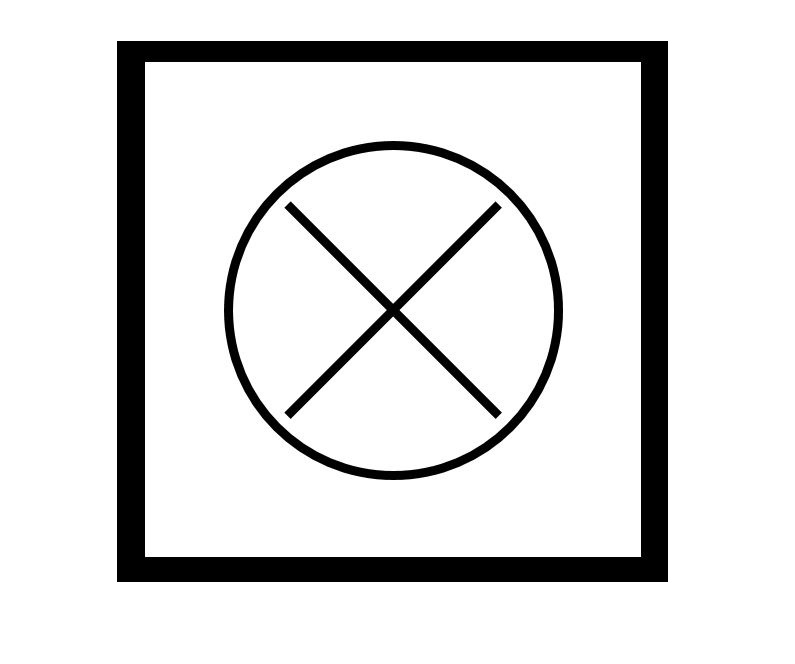
//> input picture temp.JPG, 795 x 664 px
$ ./cross_detection_logical_algorithm temp.JPG   (built with g++ and OpenCV 4)
//> lines starting //> are read from the running program, lines starting //| are printed output that depends on the picture; after the words box and inside, x2 and y2 are one past the last pixel; in counts of white or black regions, pixels touching at a corner belong together; pictures that were not available may be replaced by others from this repository, and a replacement may not be noted
//ALGORITHM:
//0-- Load template
//1-- Find keypoints on template
//2-- Load frame and preproccess it for better shape recognition
//3-- Find squares and their quadrants on frame
//4-- Match the quadrants with the template
//5-- If there is no good candidate (low match percentage or not squares found)
// find the brightest region of frame and mark it as "possible mark"

#include <stdio.h>
#include <iostream>
#include "opencv2/core.hpp"
#include "opencv2/features2d.hpp"
#include "opencv2/xfeatures2d.hpp"
#include "opencv2/highgui.hpp"
#include "opencv2/opencv.hpp"

using namespace cv;
using namespace std;
using namespace cv::xfeatures2d;

//Additional functions
vector<vector<Point>> FindSquares(Mat * thresh, Mat * frame);
vector<double> ExtractRegionMean(vector<vector<Point>>candidates, Mat *frame);
void DrawPoligon(vector<Point> poligon, Mat *frame, Scalar color);
vector<float> ExtractSlopeCoefficent(vector<vector<Point>> candidates);

int main(int argc, char** argv)
{

	///-- STEP 1 : Extract features from template

	//load template and blur it
	Mat img = imread(argv[1], 0);
//> img is the input picture: 664 rows x 795 cols, CV_8UC1; min 0, max 255, mean 222.6
	GaussianBlur(img, img, Size(3, 3), 4);
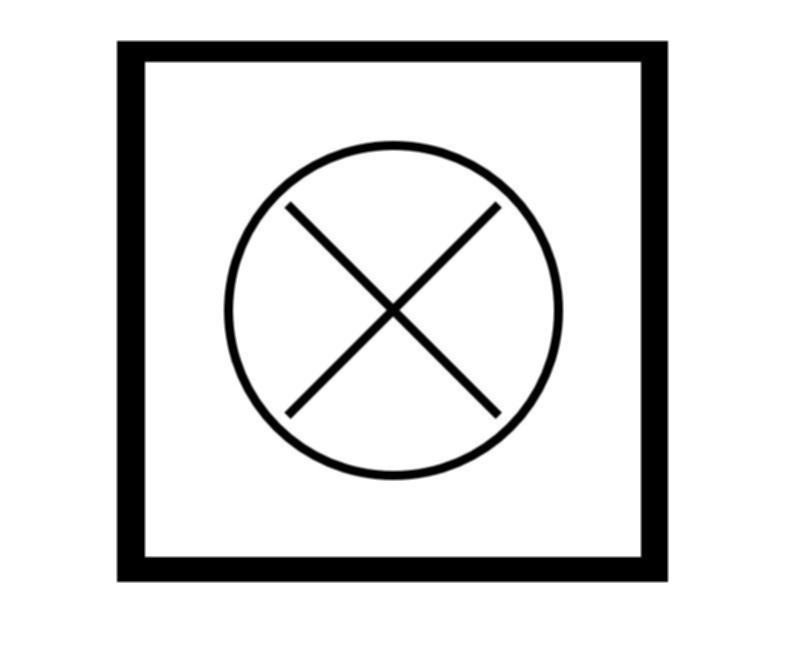
//> img: 664 rows x 795 cols, CV_8UC1; 9.14% of pixels changed, all inside (x1, y1, x2, y2) = (111, 40, 672, 584)

	if (img.empty()) {
		cout << "can't read image" << endl;
		return -1;
	}


	/// -- STEP 2 : Load video and binarize frame

	//load video
	VideoCapture capture("C:/images/video4.mp4");
	if (!capture.isOpened())
		throw "Error: cannot read video";

	for (; ; )
	{
		Mat frame, frame_gray, frame_thresh;

		//load frame
		capture >> frame;
		if (frame.empty()) break;

		//blur it, sharpen it, threshold it
		GaussianBlur(frame, frame, Size(3, 3), 4);
		addWeighted(frame, 1.5, frame, -0.5, 0, frame);
		cvtColor(frame, frame_gray, COLOR_BGR2GRAY);
		adaptiveThreshold(frame_gray, frame_thresh, 255, ADAPTIVE_THRESH_GAUSSIAN_C, THRESH_BINARY, 15, 2);
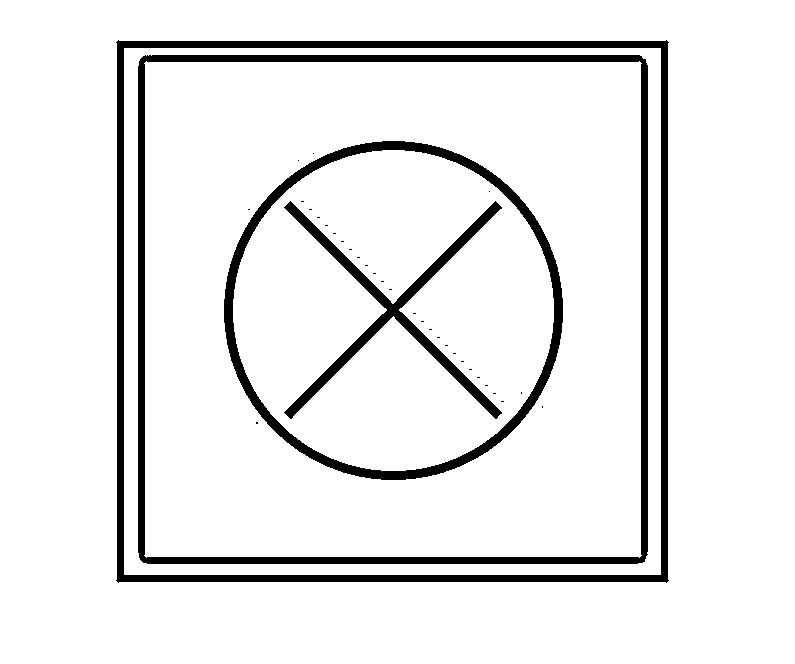
//> frame_thresh: 664 rows x 795 cols, CV_8UC1; 91.7% white; 35 black regions (31 under 20 px), largest, box (x1, y1, x2, y2) and area: (116, 40, 669, 583) 15100, (138, 55, 648, 564) 13933, (224, 141, 563, 480) 9284, (284, 201, 502, 419) 5404

		///-- STEP 3: Find squares and score them
		vector<vector<Point>> candidates;
		vector<float> slope_coefficents;

		candidates = FindSquares(&frame_thresh, &frame);
//> in FindSquares, `Canny(frame_thresh_copy.clone(), canny, 250, 250 * 3);`:
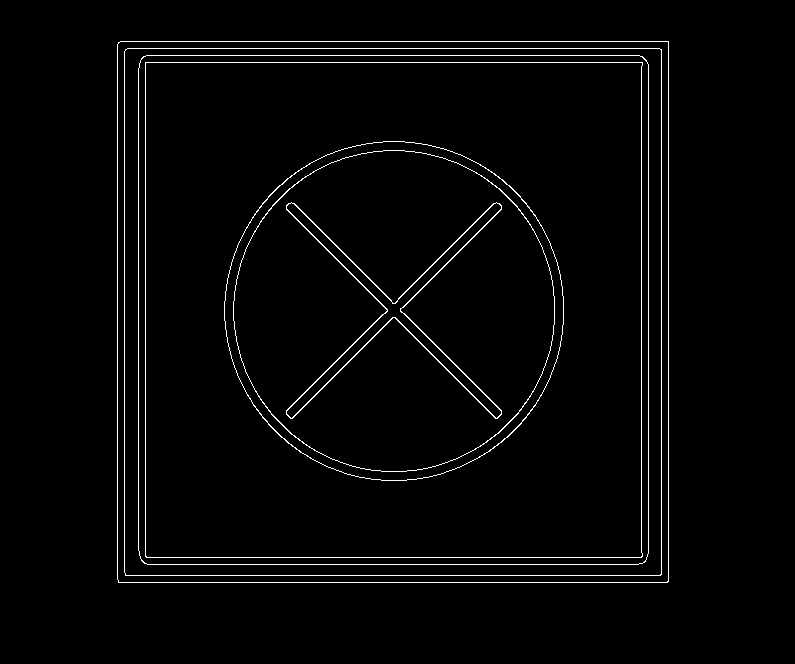
//> canny: 664 rows x 795 cols, CV_8UC1; 2.3% white in thin lines or dots, all inside (x1, y1, x2, y2) = (117, 41, 669, 583)
//> in FindSquares, `findContours(canny, cnts, CV_RETR_TREE, CV_CHAIN_APPROX_SIMPLE);`: cnts = 14 contours; largest, box (x1, y1, x2, y2) and area: (117, 41, 669, 583) 298084, (117, 41, 669, 583) 298081, (124, 48, 662, 576) 282990, (124, 48, 662, 576) 282988, (138, 55, 649, 565) 259460
//| 14  contornos detectados
//> the loop in FindSquares, `for (i = 0; i < cnts.size(); i++)` made 14 passes
//> peri on passes 1 to 12: 2181.7, 2179.3, 2125.1, 2122.7, 2022.8, 2020.4, 1983.7, 1981.3, 1124, 1121.7, 1063.7, 1061.4
//> after the loop in FindSquares, `for (i = 0; i < cnts.size(); i++)`: poligon = 8 Points (x, y): [289, 203], [392, 303], [501, 206], [400, 308], [496, 418], [395, 317], [286, 413], [387, 311]
//| 12  candidatos encontrados
//> candidates = 12 contours; largest, box (x1, y1, x2, y2) and area: (118, 41, 669, 583) 297000, (117, 41, 669, 583) 295910, (125, 49, 662, 576) 281668, (124, 48, 662, 576) 280612, (141, 56, 647, 563) 253015
		if (!candidates.empty())
		{
			//Extract slope coefficents
			slope_coefficents = ExtractSlopeCoefficent(candidates);
//> the loop in ExtractSlopeCoefficent, `for (int i = 0; i < candidates.size(); i++)` made 12 passes
//> (k1a, k2a, k1b, k2b, maxk1, mink1, maxk2, mink2) on passes 1 to 11: (inf, 0.00182, inf, 0.00182, inf, inf, 0.00182, 0.00182), (0.00545, 539, 0.00364, 269, 0.00545, 0.00364, 539, 269), (inf, 0.00187, inf, 0, inf, inf, 0.00187, 0), (0.00561, 262.5, 0.00374, 262, 0.00561, 0.00374, 262.5, 262), (252, 0.00398, 251, 0.00795, 252, 251, 0.00795, 0.00398), (0.0119, 100.2, 0.00996, 125.5, 0.0119, 0.00996, 125.5, 100.2), (495, 0.00202, inf, 0, inf, 495, 0.00202, 0), (0.00202, 493, 0.00404, 247, 0.00404, 0.00202, 493, 247), (1.13, 0.879, 1.17, 0.861, 1.17, 1.13, 0.879, 0.861), (0.861, 1.17, 0.879, 1.13, 0.879, 0.861, 1.17, 1.13), (1.13, 0.873, 1.18, 0.854, 1.18, 1.13, 0.873, 0.854)
//> slope_coefficents = [nan, 0.668, nan, 0.998, 0.996, 0.835, 0, 0.501, 0.98, 0.98, 0.978, 0.978]
			cout << "SLOPE COEFFICENTS EXTRACTED" << endl;

			// Extract region means
			vector<double> region_means;
			vector<Point> best_candidate;
			double highest_mean = 0;
			region_means = ExtractRegionMean(candidates, &frame);
//> the loop in ExtractRegionMean, `for (int i = 0; i < candidates.size(); i++)` made 12 passes
//> (roi, temp_value) on passes 1 to 12: (Rect(118, 41, 551, 542), Scalar(198.1, 198.1, 198.1)), (Rect(117, 41, 552, 542), Scalar(197.4, 197.4, 197.4)), (Rect(125, 49, 537, 527), Scalar(208.1, 208.1, 208.1)), (Rect(124, 48, 538, 528), Scalar(207.3, 207.3, 207.3)), (Rect(141, 56, 506, 507), Scalar(229.6, 229.6, 229.6)), (Rect(140, 56, 508, 508), Scalar(228.2, 228.2, 228.2)), (Rect(145, 62, 498, 496), Scalar(237.8, 237.8, 237.8)), (Rect(145, 62, 498, 496), Scalar(237.3, 237.3, 237.3)), (Rect(224, 141, 340, 340), Scalar(117.9, 117.9, 117.9)), (Rect(224, 141, 340, 340), Scalar(117.9, 117.9, 117.9)), (Rect(233, 150, 322, 322), Scalar(118.4, 118.4, 118.4)), (Rect(233, 150, 322, 322), Scalar(118.4, 118.4, 118.4))
//> pass 1, in ExtractRegionMean, `contour_region = img_roi(roi);`:
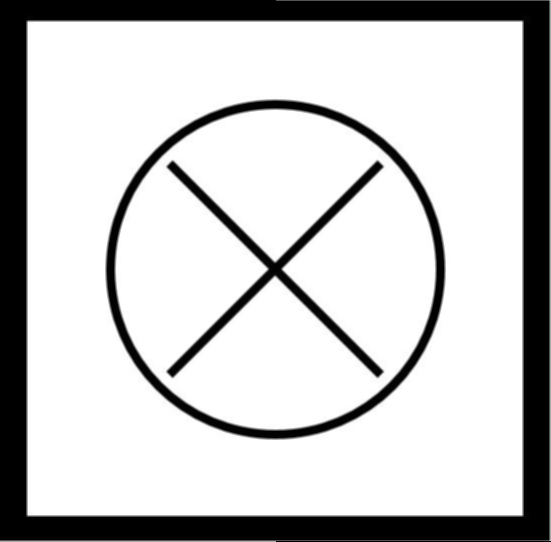
//> contour_region: 542 rows x 551 cols, CV_8UC3; min 0, max 255, mean 198.1
//> pass 2, in ExtractRegionMean, `frame->copyTo(img_roi, mask);`:
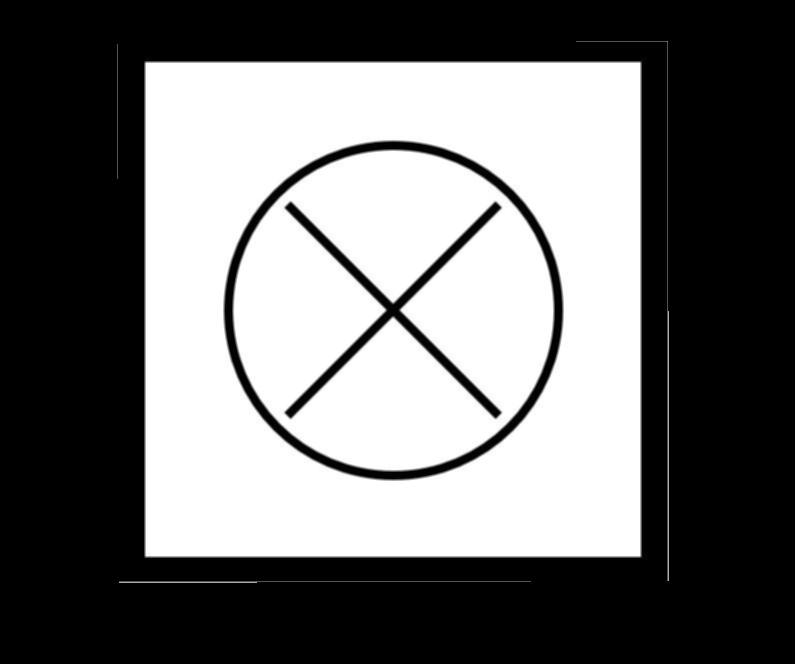
//> img_roi: 664 rows x 795 cols, CV_8UC3; min 0, max 255, mean 111.9
//> region_means = [198.1, 197.4, 208.1, 207.3, 229.6, 228.2, 237.8, 237.3, 117.9, 117.9, 118.4, 118.4]

			for (int i = 0; i < slope_coefficents.size(); i++)
			{
				//TEST
				if (region_means[i] > highest_mean) {
					best_candidate = candidates[i];
				}
				//TEST

				Moments M; float cX, cY;
				M = moments(candidates[i]);
				cX = M.m10 / M.m00;
				cY = M.m01 / M.m00;
				Point center = Point(cX, cY);
				putText(frame, to_string(slope_coefficents[i]),center,FONT_HERSHEY_SCRIPT_SIMPLEX,0.5,Scalar(0,255,0));
				//DrawPoligon(candidates[i], &frame, Scalar(255,0,0));
			}
//> this loop made 12 passes
//> (cX, cY, center) on passes 1 to 12: (393, 311.5, Point(393, 311)), (392.8, 311.7, Point(392, 311)), (392.9, 311.8, Point(392, 311)), (392.6, 311.7, Point(392, 311)), (393.3, 309.5, Point(393, 309)), (393.2, 309.7, Point(393, 309)), (393.7, 309.2, Point(393, 309)), (393.7, 309.2, Point(393, 309)), (393.9, 309.7, Point(393, 309)), (393.9, 309.7, Point(393, 309)), (393.9, 309.7, Point(393, 309)), (393.9, 309.7, Point(393, 309))
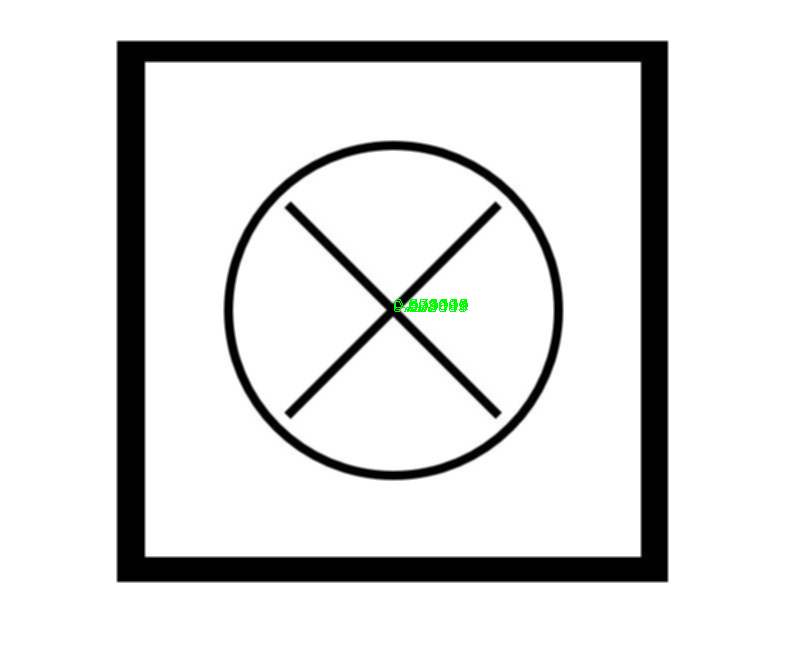
//> frame: 664 rows x 795 cols, CV_8UC3; mean B, G, R 222.3, 222.6, 222.3

			//Paint with red best candidate
			DrawPoligon(best_candidate, &frame, Scalar(0, 0, 255));
//> the loop in DrawPoligon, `for (int i = 0; i < poligon.size(); i++)` made 4 passes
//> after the loop in DrawPoligon, `for (int i = 0; i < poligon.size(); i++)`:
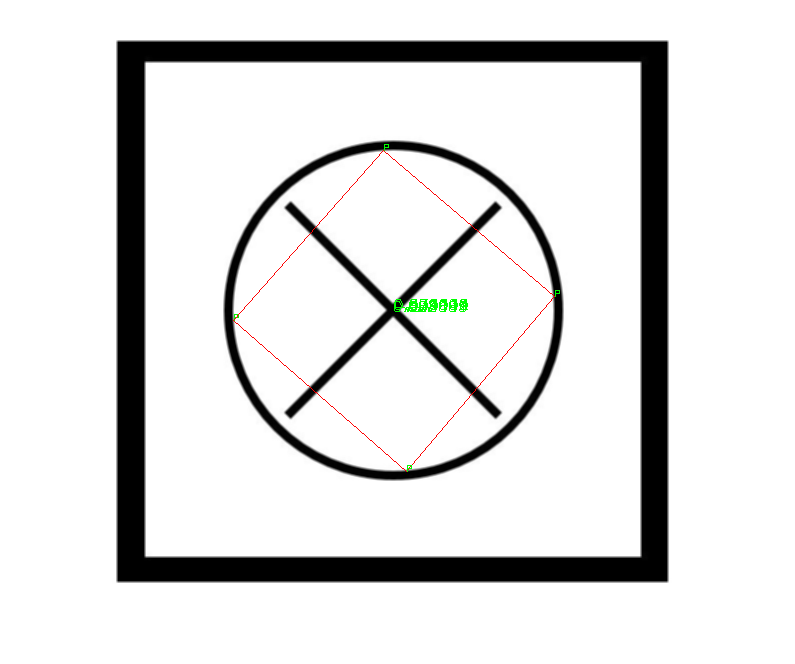
//> frame: 664 rows x 795 cols, CV_8UC3; mean B, G, R 222, 222.3, 222.3


		}

		imshow("frame", frame);

		//exit with ESC key
		if (waitKey(0) == 27)
//> the Esc key is pressed
		{
			cout << "esc key is pressed by user" << endl;
			break;
		}
	}

	return 0;
}

//This function returns the 4 sided poligons found
// in the frame
vector<vector<Point>> FindSquares(Mat * thresh, Mat * frame)
{
	vector<vector<Point>> cnts;
	vector<Point> poligon;
	vector<vector<Point>> candidates;
	Mat frame_thresh_copy = thresh->clone();

	//preprocess image
	dilate(frame_thresh_copy, frame_thresh_copy, getStructuringElement(MORPH_ELLIPSE, Size(4, 4)));
	erode(frame_thresh_copy, frame_thresh_copy, getStructuringElement(MORPH_ELLIPSE, Size(4, 4)));
	GaussianBlur(frame_thresh_copy, frame_thresh_copy, Size(3, 3), 4);

	//find contours on the frame
	Mat canny;
	cout << " Buscando contornos... ";
	Canny(frame_thresh_copy.clone(), canny, 250, 250 * 3);
	findContours(canny, cnts, CV_RETR_TREE, CV_CHAIN_APPROX_SIMPLE);
	cout << cnts.size() << "  contornos detectados" << endl;

	//approximate contours to poligons
	int i;
	double peri;
	float MinArea = 500;

	for (i = 0; i < cnts.size(); i++) {
		peri = arcLength(cnts[i], 1);
		approxPolyDP(cnts[i], poligon, peri*0.05, 1);

		//find contours with 4 sides and
		//a minimun area
		Moments M;
		M = moments(cnts[i], true);
		if (poligon.size() == 4)
		{
			if (M.m00 > MinArea) {
				candidates.push_back(poligon);
			}
		}
	}

	//return the possible candidates
	if (candidates.empty()) cout << "No se han encontrado candidatos" << endl;
	else					cout << candidates.size() << "  candidatos encontrados" << endl;
	return candidates;
}

//This function determines wheter there is a
//circle in the contour or not
vector<double> ExtractRegionMean(vector<vector<Point>>candidates, Mat *frame) {
	vector<double> region_means;

	for (int i = 0; i < candidates.size(); i++) {

		//Create a mask to isolate each square
		Rect roi = boundingRect(candidates[i]);
		Mat mask = Mat::zeros(frame->size(), CV_8UC1);
		drawContours(mask, candidates, i, Scalar(255), CV_FILLED);

		//Isolate the contour
		Mat img_roi;
		Mat contour_region;
		frame->copyTo(img_roi, mask);
		contour_region = img_roi(roi);

		//Find mean
		Scalar temp_value = mean(contour_region);
		region_means.push_back(temp_value[0]);
	}

	return region_means;
}

//This function returns a coefficent <=1 describing how parallel
//are the lines of the squares found
vector<float> ExtractSlopeCoefficent(vector<vector<Point>> candidates) {

	vector<float> slope_coefficents;

	for (int i = 0; i < candidates.size(); i++) {
		//find slope between opposite sides
		// slope = (y2 - y1) / (x2 - x1)
		float k1a, k1b, k2a, k2b;
		float maxk1, mink1, maxk2, mink2;
		float c1, c2;
			k1a = abs((candidates[i][1].y- candidates[i][0].y) / (float)(candidates[i][1].x - candidates[i][0].x));
			k2a = abs((candidates[i][2].y - candidates[i][1].y) / (float)(candidates[i][2].x - candidates[i][1].x));
			k1b = abs((candidates[i][3].y - candidates[i][2].y) / (float)(candidates[i][3].x - candidates[i][2].x));
			k2b = abs((candidates[i][0].y - candidates[i][3].y) / (float)(candidates[i][0].x - candidates[i][3].x));

			//take the best coefficent of the square found
			maxk1 = max(k1a, k1b); mink1 = min(k1a, k1b);
			maxk2 = max(k2a, k2b); mink2 = min(k2a, k2b);
			c1 = mink1 / maxk1; c2 = mink2 / maxk2;
			slope_coefficents.push_back(max(c1, c2));
	}

	return slope_coefficents;
}

//This function recieves an set of points and draws
//on the Mat "frame" the poligon they form
void DrawPoligon(vector<Point> poligon, Mat *frame, Scalar color) {

	for (int i = 0; i < poligon.size(); i++) {
		putText(*frame, "P", Point(poligon[i].x, poligon[i].y), FONT_HERSHEY_SIMPLEX, 0.3, Scalar(0, 255, 0));
		if (i<poligon.size() - 1)
			line(*frame, poligon[i], poligon[i + 1], color);
		else
			line(*frame, poligon[poligon.size() - 1], poligon[0], color);
	}

}
